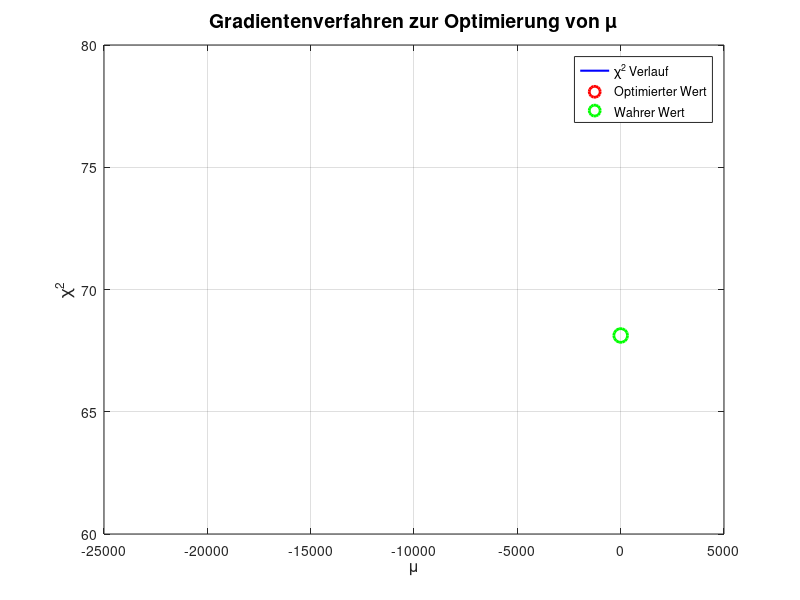

This figure's MATLAB source:
%Nach Vorlesung 3 - Gradientenverfahren

% Gradient ist = die Steigung
% X2 nach mu ableiten ist hier nötig

I0 = 1E6;       % Ursprüngliche Intensität ohne Absorber
mu = 0.20161;   % Wahrer Absorptionskoeffizient

x = 0:0.5:20;       % Absorberdicken in 5mm Schritten
Ix = I0*exp(-mu*x); % Intensitätswerte in Abh. von x
Ix = round(Ix);     % Runden auf Integer
Ix2 = poissrnd(Ix); % Zählstatistik erzeugen

% Initialisierung
muOpt = 0.1;        % Startwert für mu
alpha = 1E-9;       % Lernrate/Schrittweite
max_iter = 1000;    % Maximale Iterationen
tolerance = 1e-6;   % Konvergenzkriterium

% Vorbereitung für Chi-Quadrat Berechnung
X2 = [];

for iter = 1:max_iter
    % Berechne Gradient (wie in deinem Originalcode)
    dX2dmu = sum((Ix2 - I0*exp(-muOpt*x)) .* (I0*x.*exp(-muOpt*x)));
    
    % Update mu (deine Methode mit Verbesserung)
    muOpt = muOpt + alpha * dX2dmu;
    
    % Berechne Chi-Quadrat für Tracking
    current_X2 = sum((Ix2 - I0*exp(-muOpt*x)).^2 ./ Ix);
    X2 = [X2; [muOpt, current_X2]];
    
    % Abbruchbedingung wenn Gradient klein genug
    if abs(dX2dmu) < tolerance
        break;
    end
end

% Ergebnisse anzeigen
fprintf('Optimierter mu-Wert: %f\n', muOpt);
fprintf('Wahrer mu-Wert: %f\n', mu);
fprintf('Anzahl Iterationen: %d\n', iter);

% Plot wie in deinem Originalcode, aber mit Verbesserungen
figure;
plot(X2(:,1), X2(:,2), 'b-', 'LineWidth', 1.5);
hold on;
plot(muOpt, X2(end,2), 'ro', 'MarkerSize', 10, 'LineWidth', 2);
plot(mu, sum((Ix2 - I0*exp(-mu*x)).^2 ./ Ix), 'go', 'MarkerSize', 10, 'LineWidth', 2);
xlabel('\mu', 'FontSize', 12);
ylabel('\chi^2', 'FontSize', 12);
title('Gradientenverfahren zur Optimierung von \mu', 'FontSize', 14);
legend('\chi^2 Verlauf', 'Optimierter Wert', 'Wahrer Wert', 'Location', 'best');
grid on;